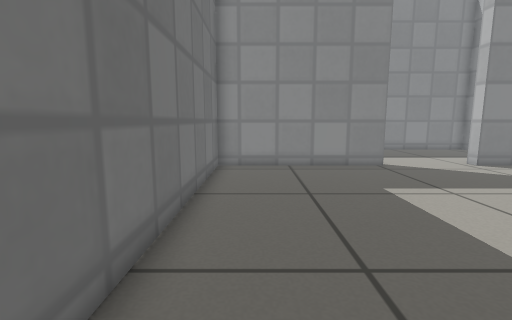
view 1 (above)

19 first-person views from a walk through a robot-simulator world made for Gazebo. The camera is 0.5 m above the floor, tilts 8° down and sees 85° across. The floor is counted in squares, 0.25 m on a side. Each view is taken from the middle of a square. On the plan, view 1 faces up. The plan holds only what a view shows up to about 16 squares ahead; the rest is blank. Gazebo's built-in surfaces are drawn with simple patterns.

view 2
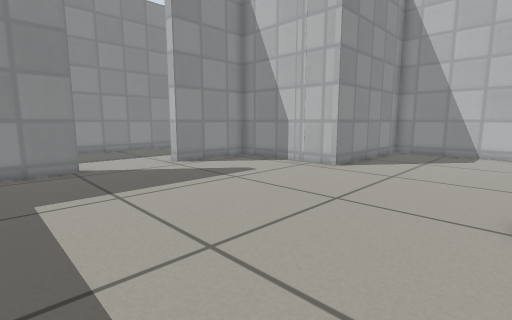

view 3
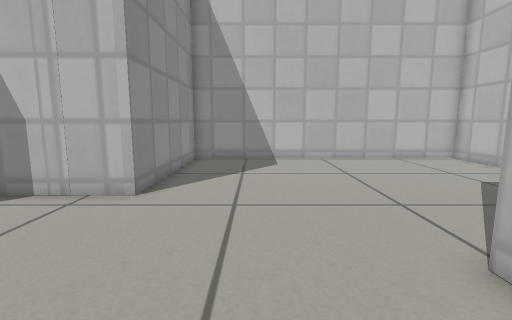

view 4
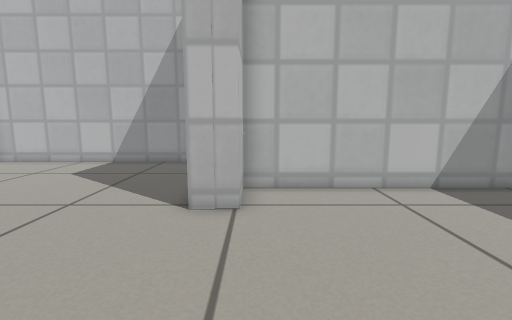

view 5
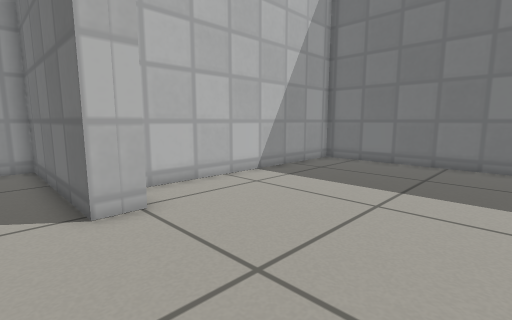

view 6
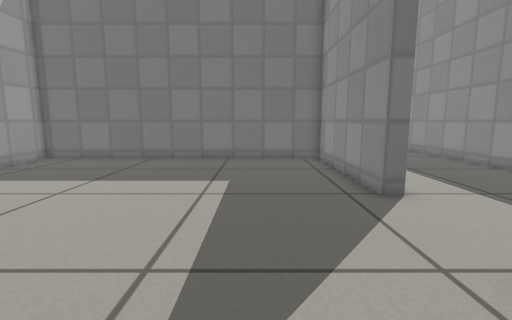

view 7
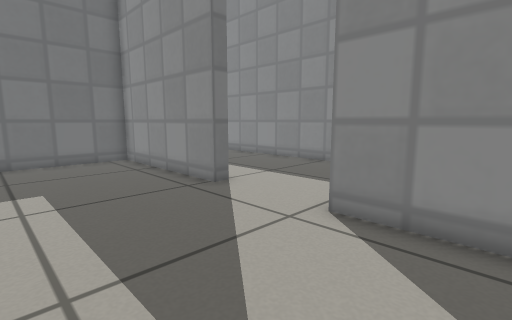

view 8
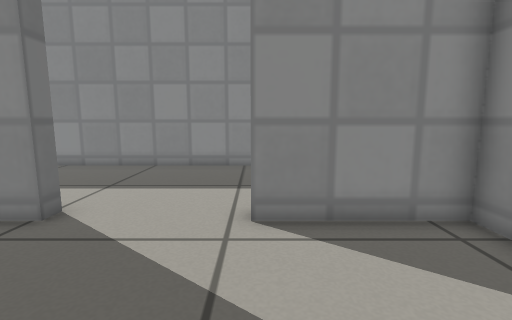

view 9
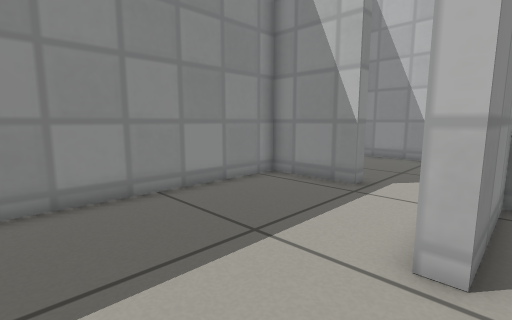

view 10
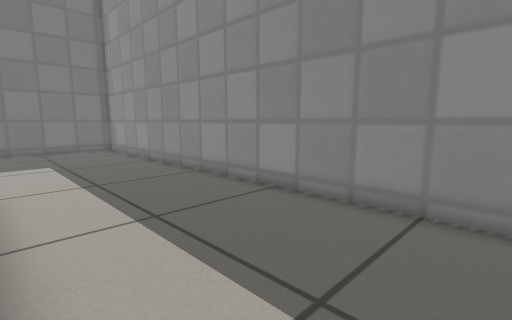

view 11
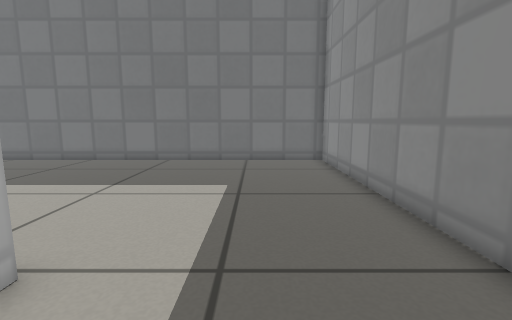

view 12
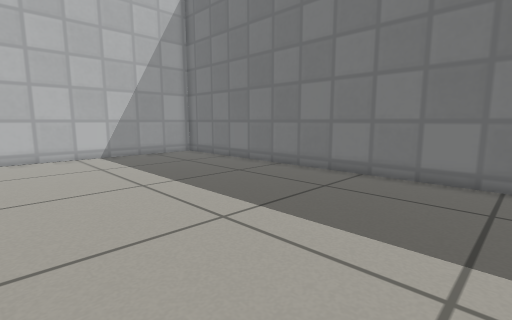

view 13
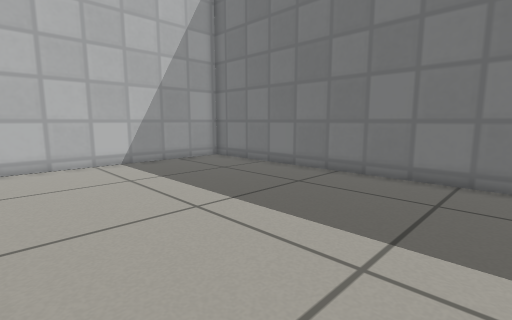

view 14
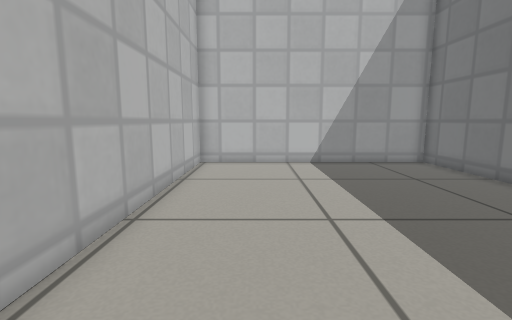

view 15
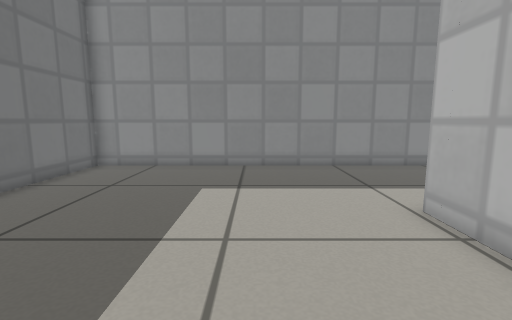

view 16
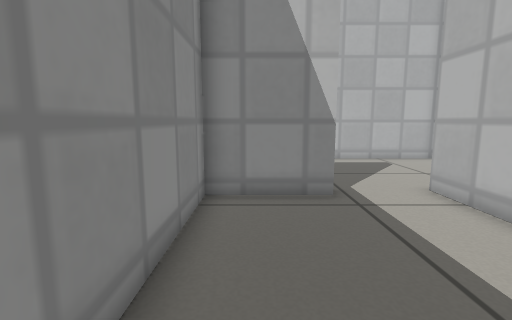

view 17
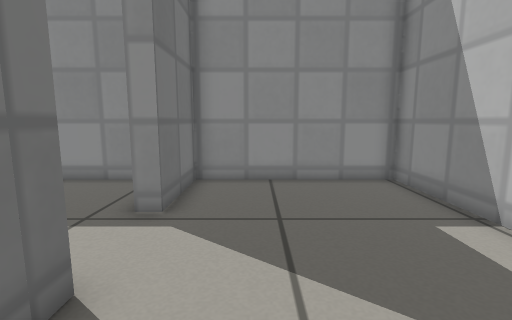

view 18
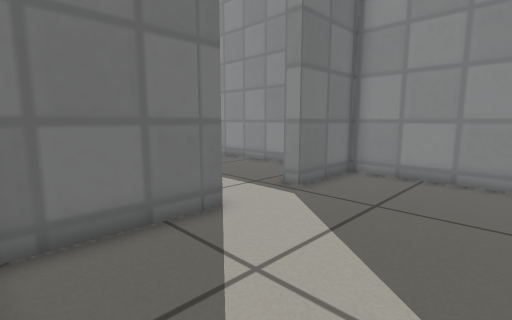

view 19
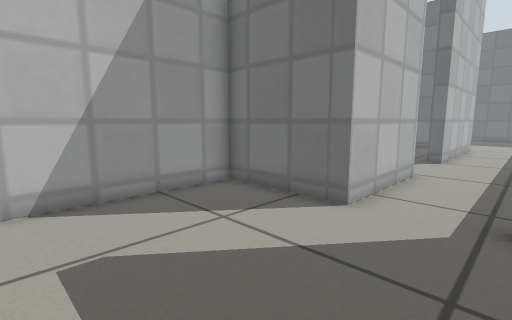

### Floor plan
Ten units are one square. View 1 is at (0, 0); x grows to the right and y downward. Boxes are objects, and circles mark ways between rooms. Rooms are numbered by the first view taken in them; rooms with no view inside come last. Other rooms are left out.
<svg viewBox="-136 -199 358 279">
<path fill="none" stroke="#000" d="M57 -124 -17 -124 -17 22 94 22 94 2 105 2 105 75 217 75 217 -62 143 -62 143 -124 99 -124M-23 -108 -23 -130M6 -130 57 -130 57 -124M99 -124 99 -130 149 -130M149 -159 143 -159 143 -194 -131 -194 -131 44 -23 44 -23 -64M149 -130 149 -86 208 -86M217 -86 217 -194 149 -194 149 -159"/>
<circle cx="75" cy="-130" r="3" fill="#2a7"/>
<circle cx="145" cy="-145" r="3" fill="#2a7"/>
<text x="100" y="-30">1</text>
<text x="-30" y="-100">2</text>
<text x="180" y="-140">3</text>
</svg>
Room 1 opens to room 2. Room 2 opens to room 3.

Where each view was taken, in squares from view 1:
view 1: 0 up, 0 right, facing up
view 2: 0 up, 3 right, facing up-right
view 3: 3 up, 7 right, facing right
view 4: 6 up, 9 right, facing down
view 5: 6 up, 12 right, facing down-left
view 6: 9 up, 13 right, facing left
view 7: 7 up, 13 right, facing up-left
view 8: 7 up, 10 right, facing up
view 9: 12 up, 6 right, facing up-right
view 10: 13 up, 7 right, facing up-left
view 11: 16 up, 1 right, facing left
view 12: 12 up, 3 left, facing down-left
view 13: 9 up, 3 left, facing down-left
view 14: 9 up, 5 left, facing down
view 15: 7 up, 6 left, facing up
view 16: 18 up, 7 right, facing right
view 17: 10 up, 17 right, facing up
view 18: 9 up, 20 right, facing up-left
view 19: 16 up, 21 right, facing down-left
